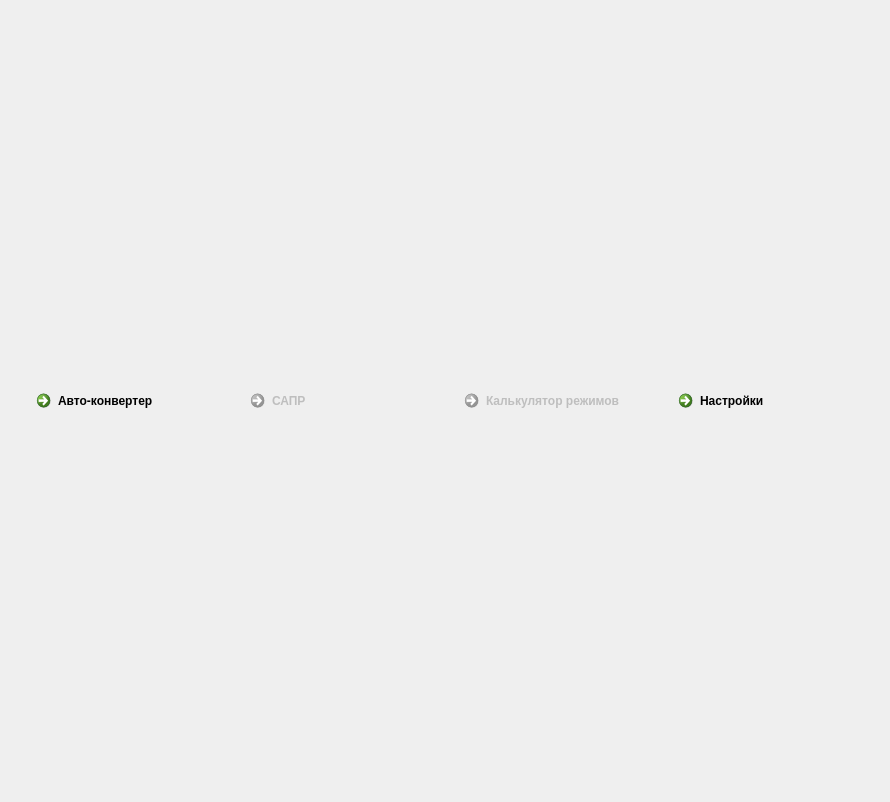
      <widget class="QWidget" name="main">
       <property name="autoFillBackground">
        <bool>false</bool>
       </property>
       <layout class="QVBoxLayout" name="verticalLayout_23">
        <item>
         <spacer name="verticalSpacer">
          <property name="orientation">
           <enum>Qt::Vertical</enum>
          </property>
          <property name="sizeHint" stdset="0">
           <size>
            <width>20</width>
            <height>372</height>
           </size>
          </property>
         </spacer>
        </item>
        <item>
         <layout class="QHBoxLayout" name="horizontalLayout">
          <item>
           <spacer name="horizontalSpacer_2">
            <property name="orientation">
             <enum>Qt::Horizontal</enum>
            </property>
            <property name="sizeHint" stdset="0">
             <size>
              <width>18</width>
              <height>20</height>
             </size>
            </property>
           </spacer>
          </item>
          <item>
           <widget class="QCommandLinkButton" name="to_converter">
            <property name="text">
             <string>Авто-конвертер</string>
            </property>
           </widget>
          </item>
          <item>
           <spacer name="horizontalSpacer">
            <property name="orientation">
             <enum>Qt::Horizontal</enum>
            </property>
            <property name="sizeHint" stdset="0">
             <size>
              <width>40</width>
              <height>20</height>
             </size>
            </property>
           </spacer>
          </item>
          <item>
           <widget class="QCommandLinkButton" name="to_sapr">
            <property name="enabled">
             <bool>false</bool>
            </property>
            <property name="text">
             <string>САПР</string>
            </property>
           </widget>
          </item>
          <item>
           <spacer name="horizontalSpacer_55">
            <property name="orientation">
             <enum>Qt::Horizontal</enum>
            </property>
            <property name="sizeHint" stdset="0">
             <size>
              <width>40</width>
              <height>20</height>
             </size>
            </property>
           </spacer>
          </item>
          <item>
           <widget class="QCommandLinkButton" name="commandLinkButton_8">
            <property name="enabled">
             <bool>false</bool>
            </property>
            <property name="text">
             <string>Калькулятор режимов</string>
            </property>
           </widget>
          </item>
          <item>
           <spacer name="horizontalSpacer_56">
            <property name="orientation">
             <enum>Qt::Horizontal</enum>
            </property>
            <property name="sizeHint" stdset="0">
             <size>
              <width>40</width>
              <height>20</height>
             </size>
            </property>
           </spacer>
          </item>
          <item>
           <widget class="QCommandLinkButton" name="to_options">
            <property name="enabled">
             <bool>true</bool>
            </property>
            <property name="text">
             <string>Настройки</string>
            </property>
            <property name="checkable">
             <bool>false</bool>
            </property>
            <property name="checked">
             <bool>false</bool>
            </property>
            <property name="autoExclusive">
             <bool>false</bool>
            </property>
           </widget>
          </item>
          <item>
           <spacer name="horizontalSpacer_57">
            <property name="orientation">
             <enum>Qt::Horizontal</enum>
            </property>
            <property name="sizeHint" stdset="0">
             <size>
              <width>40</width>
              <height>20</height>
             </size>
            </property>
           </spacer>
          </item>
         </layout>
        </item>
        <item>
         <spacer name="verticalSpacer_2">
          <property name="orientation">
           <enum>Qt::Vertical</enum>
          </property>
          <property name="sizeHint" stdset="0">
           <size>
            <width>20</width>
            <height>372</height>
           </size>
          </property>
         </spacer>
        </item>
       </layout>
      </widget>
